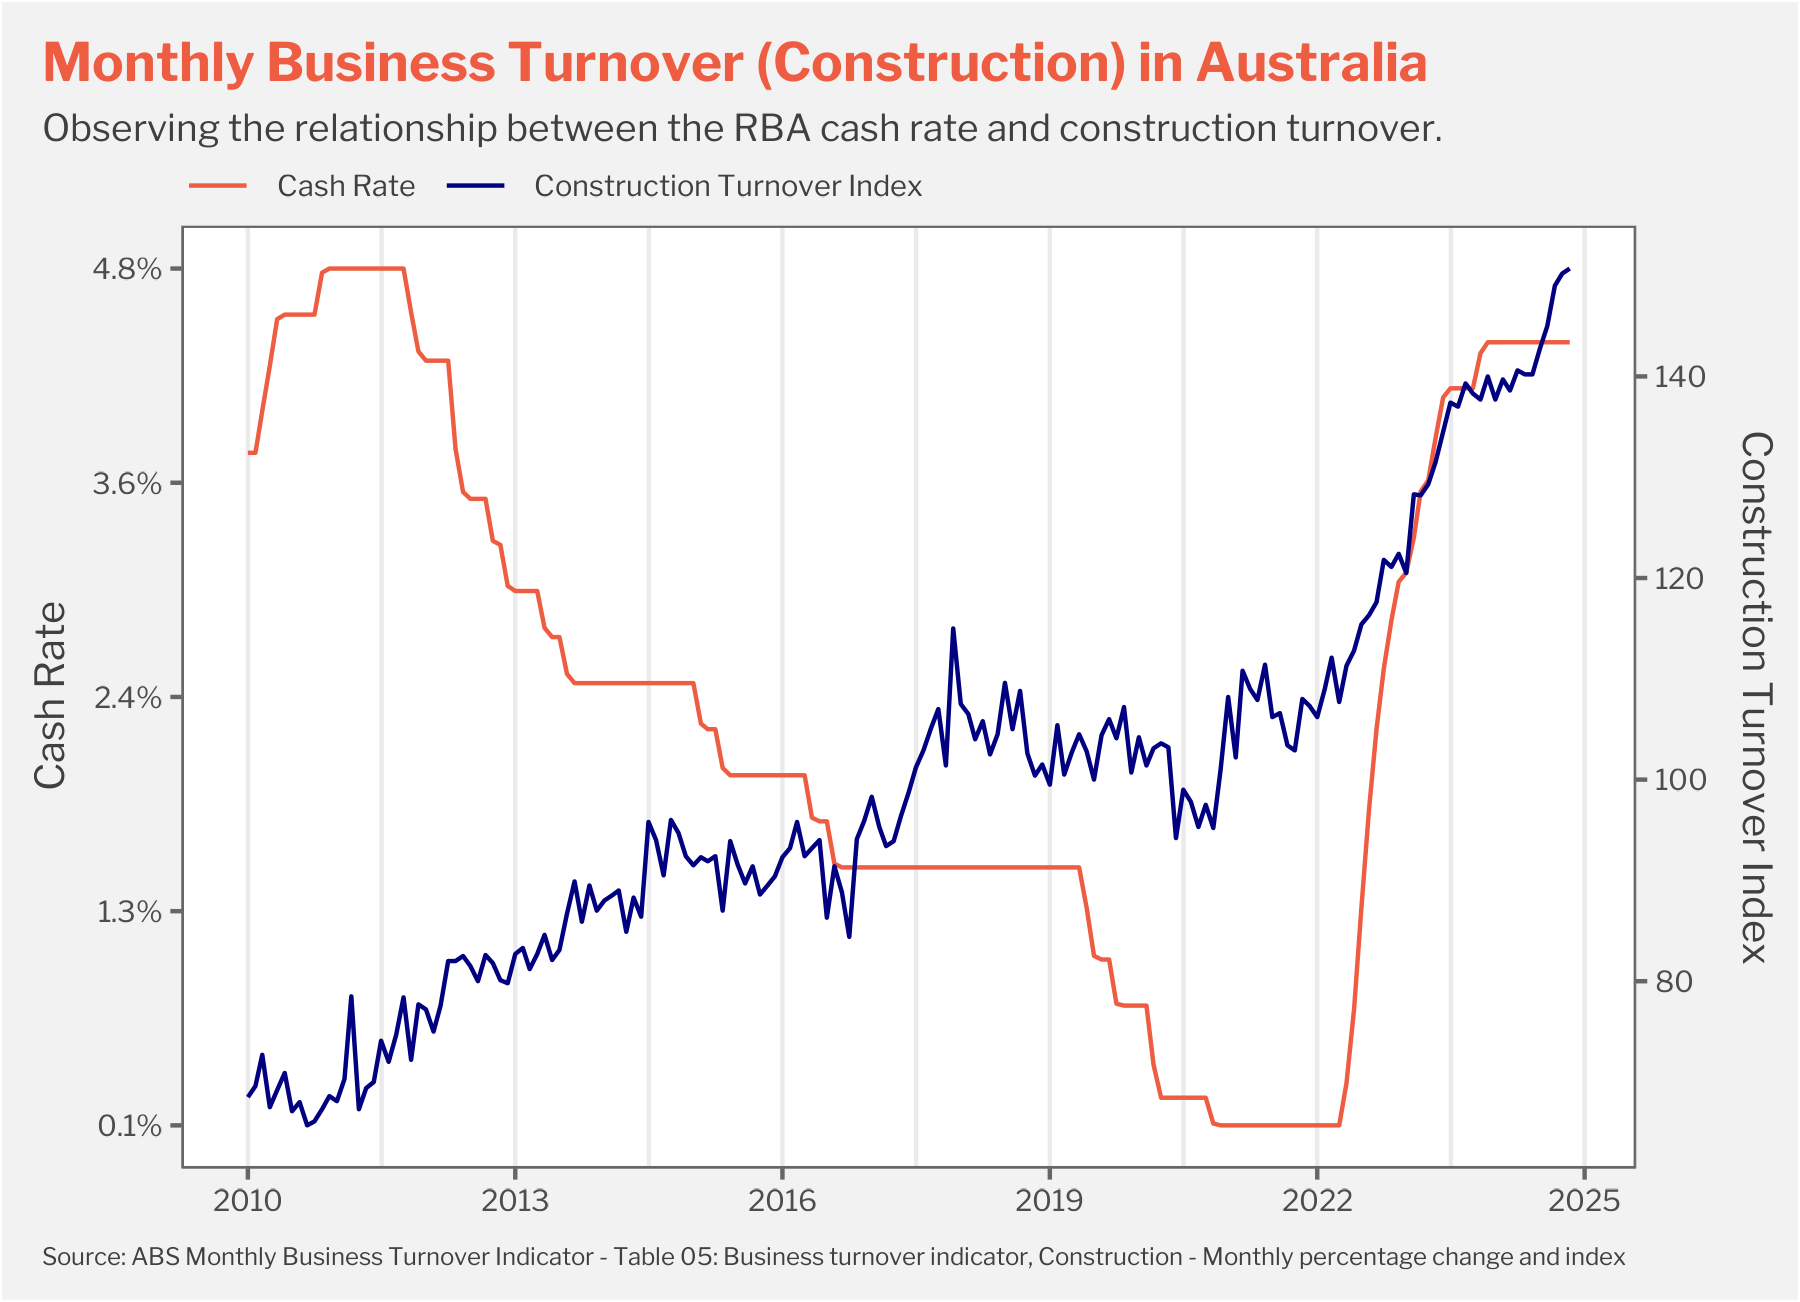

Recreate this plot in R.
# https://www.rba.gov.au/statistics/tables/
# https://www.abs.gov.au/statistics/economy/business-indicators/monthly-business-turnover-indicator/nov-2024

library(tidyverse)
library(readxl)
library(snakecase)
library(showtext)
library(scales)

font_add_google("Libre Franklin", "franklin")
showtext_auto()

df1 <- read_excel("F1.1 INTEREST RATES AND YIELDS – MONEY MARKET (2010-).xlsx",
                  sheet = "Data",
                  range = "A1:B189",
                  col_names = TRUE)

df2 <- read_excel("5681005_National - Table 05. Business turnover indicator, Construction - Monthly percentage change and index.xlsx",
                  sheet = "Data1",
                  range = "E1:E189",
                  col_names = TRUE)

construction <- bind_cols(df1, df2)


extract_colname <- function(col_name) {
  match <- str_match(col_name, ";\\s*([^;]+)\\s*;")[, 2] # Match ; + whitespace + text + whitespace + ;
  return(str_trim(match)) # Trim whitespace
}


construction <- construction |> 
  filter(!row_number() %in% 1:9) |>
  mutate(
    date = floor_date(as.Date(as.numeric(date), origin = "1899-12-30"), "month"),
    across(where(is.character), as.numeric)
  ) |>
  rename_with(extract_colname, .cols = -c(1,2)) |> 
  rename(cash_rate = "Cash Rate Target")

names(construction) <- to_snake_case(names(construction))


construction <- construction |>
  mutate(
    cash_rate_target_scaled = rescale(cash_rate, to = c(0,1)),
    construction_scaled = rescale(construction, to = c(0,1)),
  )

range_cash_rate <- range(construction$cash_rate, na.rm = TRUE)
range_construction <- range(construction$construction, na.rm = TRUE)

reverse_rescale <- function(x, range) { 
  scales::rescale(x, to = range, from = c(0,1)) # Reverse rescale() from (0,1) to original range
  }

construction |> 
  ggplot(aes(x = date)) +
  geom_line(aes(y = cash_rate_target_scaled, colour = "Cash Rate")) +
  geom_line(aes(y = construction_scaled, colour = "Construction Turnover Index")) +
  scale_color_manual(values = c("Cash Rate" = "tomato2", "Construction Turnover Index" = "navy")) +
  scale_x_date(breaks = seq(as.Date("2010-01-01"),as.Date("2025-01-01"), by = "3 years"),
               labels = scales::date_format("%Y")) +
  scale_y_continuous(
    name = "Cash Rate",
    labels = function(x) paste0(round(reverse_rescale(x, range_cash_rate), 1), "%"),
    sec.axis = sec_axis(
      name = "Construction Turnover Index",
      function(x) reverse_rescale(x, range_construction))
  ) +
  theme_classic() +
  labs(
    title = "Monthly Business Turnover (Construction) in Australia",
    subtitle = "Observing the relationship between the RBA cash rate and construction turnover.",
    caption = "Source: ABS Monthly Business Turnover Indicator - Table 05: Business turnover indicator, Construction - Monthly percentage change and index"
  ) +
  theme(
    text = element_text(family = "franklin"),
    plot.title = element_text(colour = "tomato2", size = 40, face = "bold"),
    plot.title.position = "plot",
    plot.subtitle = element_text(colour = "grey25", size = 28, lineheight = 0.35),
    plot.caption = element_text(colour = "grey25", size = 18, hjust = 0, vjust = -1, lineheight = 0.35),
    plot.caption.position = "plot",
    plot.margin = margin(t = 10, r = 10, b = 10, l = 10),
    plot.background = element_rect(fill = "grey95"),
    panel.border = element_rect(colour = "grey40", fill = NA, size = 0.5),
    panel.grid.major.x = element_line(size = 0.5),
    panel.grid.minor.x = element_line(size = 0.5),
    axis.title.x = element_blank(),
    axis.title.y.left = element_text(colour = "grey25", size = 30, vjust = 2),
    axis.title.y.right = element_text(colour = "grey25", size = 30, vjust = 3),
    axis.text = element_text(size = 22),
    axis.line = element_line(colour = "grey40", size = 0.1),
    axis.ticks = element_line(colour = "grey40", size = 0.5),
    legend.text = element_text(colour = "grey25", size = 22),
    legend.title = element_blank(),
    legend.position = "top", 
    legend.justification = c(0, 1),
    legend.key = element_blank(),
    legend.background = element_blank(),
    legend.margin = margin(-5, 0, -10, 0)
  )

ggsave("Monthly Business Turnover (Construction).png", width = 6, heigh = 4.34)
